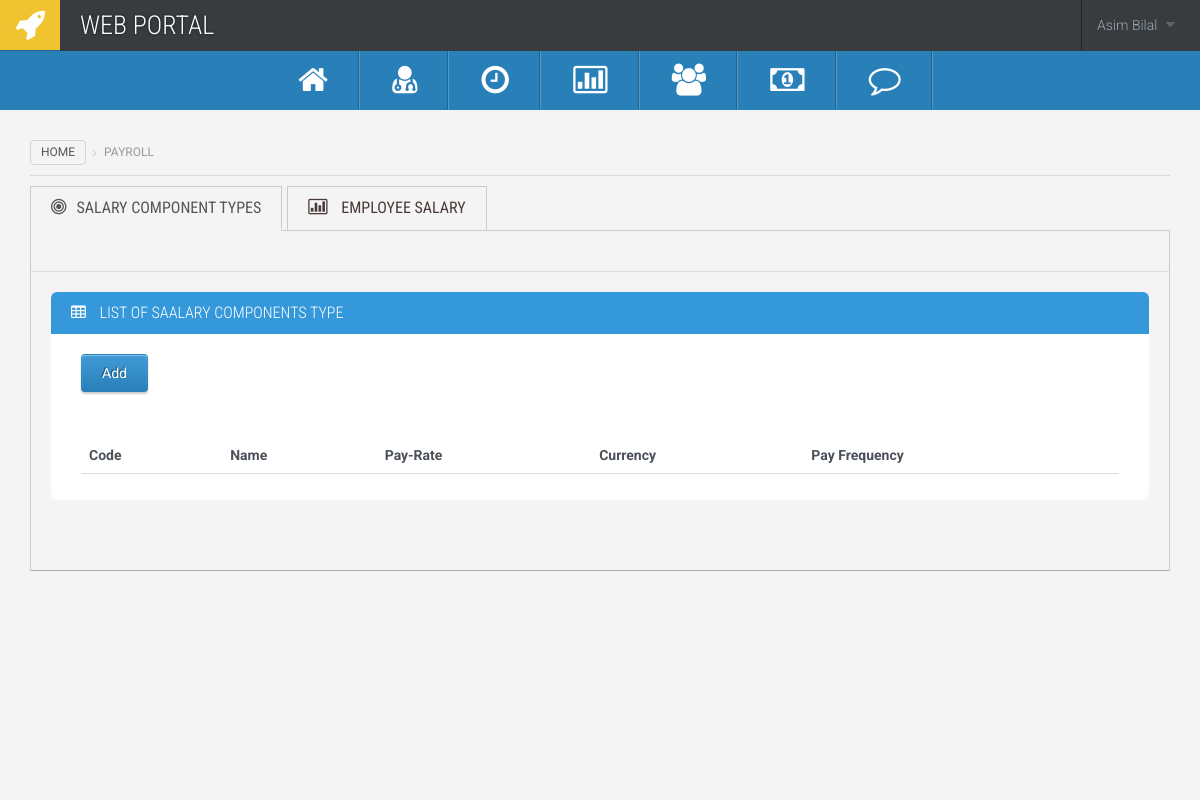
Before: /payroll.php (signed in) with the older database file.
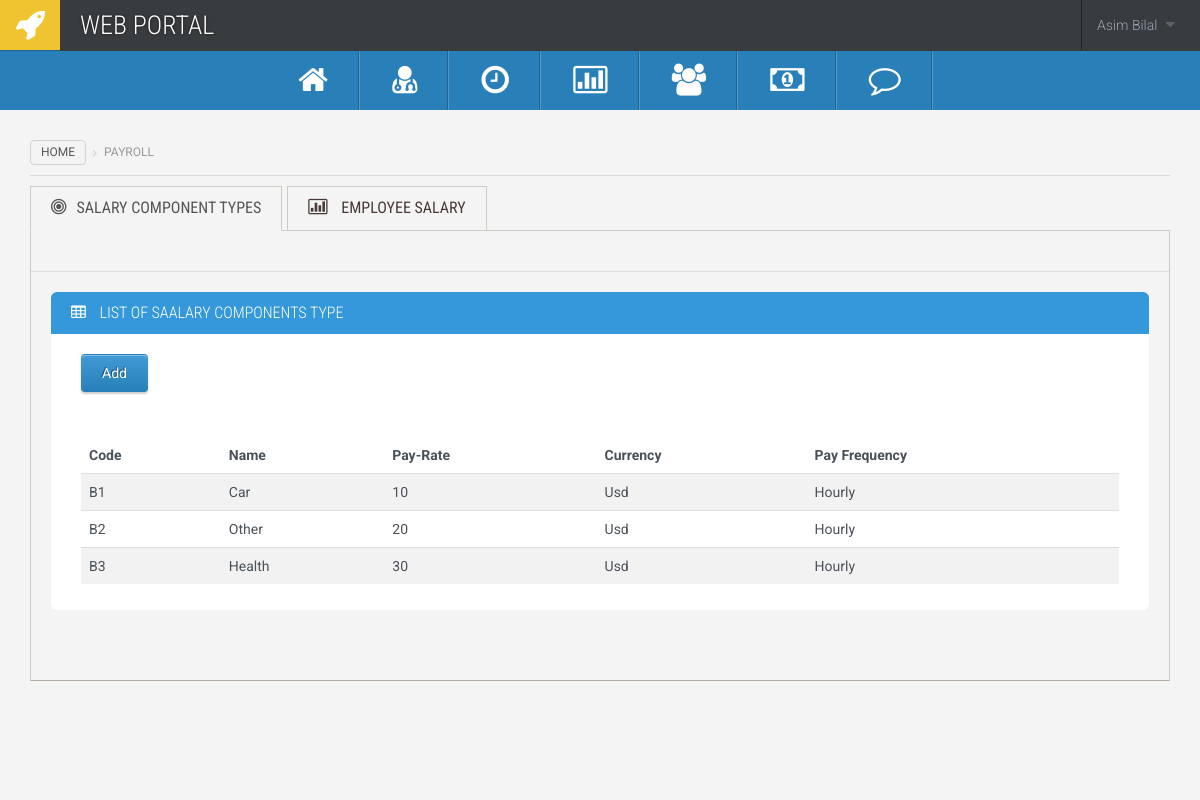
After: the same page with the newer database file.
### tables this page shows
CREATE TABLE `payroll_components` (
  `payroll_id` int(50) NOT NULL,
  `name` text NOT NULL,
  `payRate` text NOT NULL,
  `currency` text NOT NULL,
  `payFrequency` text NOT NULL
);

### controller/payrollController.php (called while the page is built, shortened)
<?php
include("connection.php");
    $payRecords = [];
    $sql = "SELECT * FROM payroll_components ORDER BY payroll_id asc";
    $result = $conn->query($sql);
?>

### payroll.php (the view, shortened to what this page needs)
<?php
include("header.php");
include("controller/payrollController.php");
?>
<div class="main-content">
    <ol class="breadcrumb">
  <li><a href="index.php">Home</a></li>
   <li class="active">Payroll</li>
</ol>
<div class="row">
  <div class="col-md-12">
    <ul class="nav nav-tabs">
      <li class="active"><a href="#tab_pie_chart" data-toggle="tab"><i class="fa fa-bullseye"></i>Salary Component Types</a></li>
      <li class=""><a href="#tab_bar_chart" data-toggle="tab"><i class="fa fa-bar-chart-o"></i> Employee Salary</a></li>
    </ul>
    <div class="tab-content bottom-margin">
      <div class="tab-pane active" id="tab_pie_chart">
        <div class="shadowed-bottom">
        </div>
        <div class="padded">
<div class="widget widget-blue">
          <div class="widget-title">
            <h3><i class="fa fa-table"></i> List Of SAalary Components Type</h3>
          </div>
          <div class="widget-content">
           <?php  if($_SESSION["type"] == "Manager"){ ?>
  <a href="addComponent.php"><button type="button" class="btn btn-normal">Add</button></a>
  <?php }?>
    <div class="form-group">
              <div class="checkbox">
              </div>
            </div>
            <div class="table-responsive">
            <table class="table table-striped">
              <thead>
                <tr>
                  <th>Code</th>
                  <th>Name</th>
                  <th>Pay-Rate</th>
                  <th>Currency</th>
                  <th>Pay Frequency</th>
                </tr>
              </thead>
              <tbody>
              <?php if(!empty( $payRecords )) {?>
              <?php foreach ( $payRecords as $key =>  $record ) { ?>
                <tr>
                  <td><?php echo "B".$record[0];?></td>
                  <td><?php echo $record[1];?></td>
                  <td><?php echo $record[2];?></td>
                  <td><?php echo $record[3];?></td>
                  <td><?php echo $record[4];?></td>
                </tr>
               <?php }
               } ?>
              </tbody>
            </table>
            </div>
          </div>
        </div>
                </div>
      </div>
    </div>
  </div>
</div>
  </div>
</div>
</body>
</html>

Changed rows visible on the page:
added payroll_components: payroll_id "1", name "Car", payRate "10", currency "Usd", payFrequency "Hourly"
added payroll_components: payroll_id "2", name "Other", payRate "20", currency "Usd", payFrequency "Hourly"
added payroll_components: payroll_id "3", name "Health", payRate "30", currency "Usd", payFrequency "Hourly"
